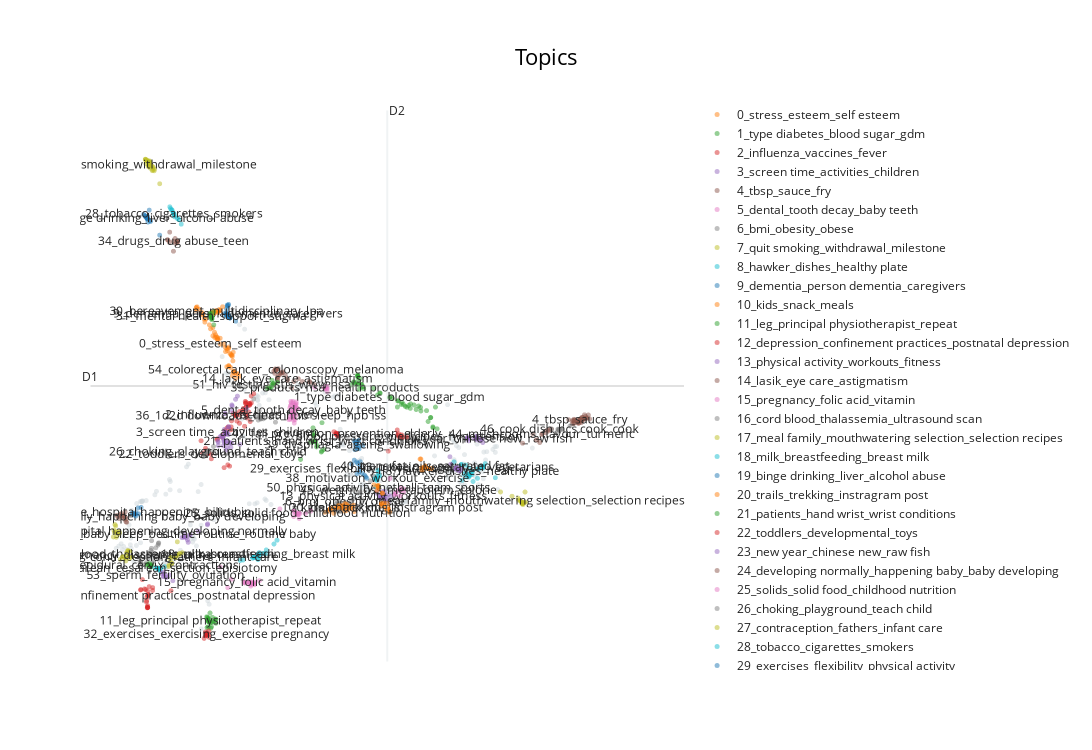

The notebook cell saved with this chart:
### Code cell
top_topics = topic_model.get_topic_freq()["Topic"].tolist()
embeddings = topic_model.umap_model.embedding_
hover_data = [
    f"{title} - Topic {topic}"
    for title, topic in zip(doc_titles, topics)
]
visualization = topic_model.visualize_documents(
    hover_data,
    reduced_embeddings=embeddings,
    topics=top_topics,
    title="Topics",
)
visualization.show()
